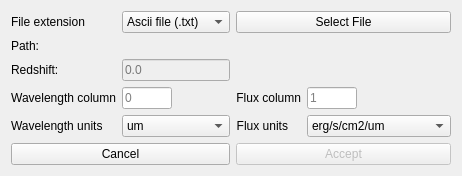
<?xml version="1.0" encoding="UTF-8"?>
<ui version="4.0">
 <class>spectrumSelection</class>
 <widget class="QDialog" name="spectrumSelection">
  <property name="windowModality">
   <enum>Qt::NonModal</enum>
  </property>
  <property name="geometry">
   <rect>
    <x>0</x>
    <y>0</y>
    <width>450</width>
    <height>169</height>
   </rect>
  </property>
  <property name="sizePolicy">
   <sizepolicy hsizetype="Fixed" vsizetype="Fixed">
    <horstretch>0</horstretch>
    <verstretch>0</verstretch>
   </sizepolicy>
  </property>
  <property name="windowTitle">
   <string>spectrumSelection</string>
  </property>
  <property name="autoFillBackground">
   <bool>false</bool>
  </property>
  <property name="sizeGripEnabled">
   <bool>false</bool>
  </property>
  <property name="modal">
   <bool>false</bool>
  </property>
  <layout class="QGridLayout" name="gridLayout_2">
   <property name="sizeConstraint">
    <enum>QLayout::SetFixedSize</enum>
   </property>
   <item row="0" column="0">
    <layout class="QGridLayout" name="gridLayout">
     <property name="sizeConstraint">
      <enum>QLayout::SetDefaultConstraint</enum>
     </property>
     <item row="3" column="0">
      <widget class="QLabel" name="label_5">
       <property name="sizePolicy">
        <sizepolicy hsizetype="Fixed" vsizetype="Preferred">
         <horstretch>0</horstretch>
         <verstretch>0</verstretch>
        </sizepolicy>
       </property>
       <property name="text">
        <string>File extension</string>
       </property>
      </widget>
     </item>
     <item row="4" column="0">
      <widget class="QLabel" name="pathLabel">
       <property name="sizePolicy">
        <sizepolicy hsizetype="Fixed" vsizetype="Fixed">
         <horstretch>0</horstretch>
         <verstretch>0</verstretch>
        </sizepolicy>
       </property>
       <property name="text">
        <string>Path: </string>
       </property>
      </widget>
     </item>
     <item row="7" column="1">
      <widget class="QComboBox" name="wUnitsCombobox">
       <property name="enabled">
        <bool>true</bool>
       </property>
       <property name="currentText">
        <string>um</string>
       </property>
       <property name="sizeAdjustPolicy">
        <enum>QComboBox::AdjustToContentsOnFirstShow</enum>
       </property>
       <item>
        <property name="text">
         <string>um</string>
        </property>
       </item>
       <item>
        <property name="text">
         <string>angstroms</string>
        </property>
       </item>
       <item>
        <property name="text">
         <string>nm</string>
        </property>
       </item>
      </widget>
     </item>
     <item row="6" column="3">
      <widget class="QLineEdit" name="fluxColumnLineEdit">
       <property name="maximumSize">
        <size>
         <width>50</width>
         <height>16777215</height>
        </size>
       </property>
       <property name="focusPolicy">
        <enum>Qt::ClickFocus</enum>
       </property>
       <property name="inputMethodHints">
        <set>Qt::ImhDigitsOnly</set>
       </property>
       <property name="placeholderText">
        <string>1</string>
       </property>
      </widget>
     </item>
     <item row="7" column="2">
      <widget class="QLabel" name="label_2">
       <property name="sizePolicy">
        <sizepolicy hsizetype="Fixed" vsizetype="Preferred">
         <horstretch>0</horstretch>
         <verstretch>0</verstretch>
        </sizepolicy>
       </property>
       <property name="text">
        <string>Flux units</string>
       </property>
       <property name="alignment">
        <set>Qt::AlignRight|Qt::AlignTrailing|Qt::AlignVCenter</set>
       </property>
      </widget>
     </item>
     <item row="6" column="2">
      <widget class="QLabel" name="label_4">
       <property name="sizePolicy">
        <sizepolicy hsizetype="Minimum" vsizetype="Preferred">
         <horstretch>0</horstretch>
         <verstretch>0</verstretch>
        </sizepolicy>
       </property>
       <property name="text">
        <string>Flux column</string>
       </property>
       <property name="alignment">
        <set>Qt::AlignRight|Qt::AlignTrailing|Qt::AlignVCenter</set>
       </property>
      </widget>
     </item>
     <item row="6" column="0">
      <widget class="QLabel" name="label_3">
       <property name="sizePolicy">
        <sizepolicy hsizetype="Fixed" vsizetype="Preferred">
         <horstretch>0</horstretch>
         <verstretch>0</verstretch>
        </sizepolicy>
       </property>
       <property name="layoutDirection">
        <enum>Qt::LeftToRight</enum>
       </property>
       <property name="text">
        <string>Wavelength column</string>
       </property>
       <property name="alignment">
        <set>Qt::AlignRight|Qt::AlignTrailing|Qt::AlignVCenter</set>
       </property>
      </widget>
     </item>
     <item row="7" column="0">
      <widget class="QLabel" name="label">
       <property name="sizePolicy">
        <sizepolicy hsizetype="Fixed" vsizetype="Preferred">
         <horstretch>0</horstretch>
         <verstretch>0</verstretch>
        </sizepolicy>
       </property>
       <property name="text">
        <string>Wavelength units</string>
       </property>
       <property name="alignment">
        <set>Qt::AlignLeading|Qt::AlignLeft|Qt::AlignVCenter</set>
       </property>
      </widget>
     </item>
     <item row="5" column="1">
      <widget class="QLineEdit" name="redshiftLineEdit">
       <property name="enabled">
        <bool>false</bool>
       </property>
       <property name="sizePolicy">
        <sizepolicy hsizetype="Fixed" vsizetype="Fixed">
         <horstretch>0</horstretch>
         <verstretch>0</verstretch>
        </sizepolicy>
       </property>
       <property name="autoFillBackground">
        <bool>false</bool>
       </property>
       <property name="inputMethodHints">
        <set>Qt::ImhNone</set>
       </property>
       <property name="placeholderText">
        <string>0.0</string>
       </property>
      </widget>
     </item>
     <item row="5" column="0">
      <widget class="QLabel" name="redshiftLabel">
       <property name="sizePolicy">
        <sizepolicy hsizetype="Fixed" vsizetype="Fixed">
         <horstretch>0</horstretch>
         <verstretch>0</verstretch>
        </sizepolicy>
       </property>
       <property name="text">
        <string>Redshift: </string>
       </property>
      </widget>
     </item>
     <item row="3" column="1">
      <widget class="QComboBox" name="extensionSelectCombobox">
       <property name="maximumSize">
        <size>
         <width>150</width>
         <height>16777215</height>
        </size>
       </property>
       <item>
        <property name="text">
         <string>Ascii file (.txt)</string>
        </property>
       </item>
       <item>
        <property name="text">
         <string>Fits file (.fits)</string>
        </property>
       </item>
      </widget>
     </item>
     <item row="6" column="1">
      <widget class="QLineEdit" name="waveColumnLineEdit">
       <property name="maximumSize">
        <size>
         <width>50</width>
         <height>16777215</height>
        </size>
       </property>
       <property name="focusPolicy">
        <enum>Qt::ClickFocus</enum>
       </property>
       <property name="inputMethodHints">
        <set>Qt::ImhDigitsOnly</set>
       </property>
       <property name="alignment">
        <set>Qt::AlignLeading|Qt::AlignLeft|Qt::AlignVCenter</set>
       </property>
       <property name="placeholderText">
        <string>0</string>
       </property>
      </widget>
     </item>
     <item row="7" column="3">
      <widget class="QComboBox" name="fUnitsCombobox">
       <property name="enabled">
        <bool>true</bool>
       </property>
       <item>
        <property name="text">
         <string>erg/s/cm2/um</string>
        </property>
       </item>
       <item>
        <property name="text">
         <string>Jy</string>
        </property>
       </item>
       <item>
        <property name="text">
         <string>mJy</string>
        </property>
       </item>
       <item>
        <property name="text">
         <string>uJy</string>
        </property>
       </item>
       <item>
        <property name="text">
         <string>W/m2/Hz</string>
        </property>
       </item>
       <item>
        <property name="text">
         <string>erg/s/cm2/Hz</string>
        </property>
       </item>
       <item>
        <property name="text">
         <string>W/m2/Angstroms</string>
        </property>
       </item>
       <item>
        <property name="text">
         <string>erg/s/cm2/Angstroms</string>
        </property>
       </item>
      </widget>
     </item>
     <item row="3" column="2" colspan="2">
      <widget class="QPushButton" name="fileButton">
       <property name="enabled">
        <bool>true</bool>
       </property>
       <property name="sizePolicy">
        <sizepolicy hsizetype="Preferred" vsizetype="Fixed">
         <horstretch>0</horstretch>
         <verstretch>0</verstretch>
        </sizepolicy>
       </property>
       <property name="focusPolicy">
        <enum>Qt::NoFocus</enum>
       </property>
       <property name="text">
        <string>Select File</string>
       </property>
      </widget>
     </item>
     <item row="4" column="1" colspan="3">
      <widget class="QLabel" name="pathInputLabel">
       <property name="sizePolicy">
        <sizepolicy hsizetype="Preferred" vsizetype="Fixed">
         <horstretch>0</horstretch>
         <verstretch>0</verstretch>
        </sizepolicy>
       </property>
       <property name="text">
        <string/>
       </property>
      </widget>
     </item>
     <item row="9" column="0" colspan="2">
      <widget class="QPushButton" name="cancelButton">
       <property name="focusPolicy">
        <enum>Qt::NoFocus</enum>
       </property>
       <property name="text">
        <string>Cancel</string>
       </property>
      </widget>
     </item>
     <item row="9" column="2" colspan="2">
      <widget class="QPushButton" name="acceptButton">
       <property name="enabled">
        <bool>false</bool>
       </property>
       <property name="focusPolicy">
        <enum>Qt::NoFocus</enum>
       </property>
       <property name="text">
        <string>Accept</string>
       </property>
      </widget>
     </item>
    </layout>
   </item>
  </layout>
 </widget>
 <resources/>
 <connections>
  <connection>
   <sender>cancelButton</sender>
   <signal>clicked()</signal>
   <receiver>spectrumSelection</receiver>
   <slot>reject()</slot>
   <hints>
    <hint type="sourcelabel">
     <x>371</x>
     <y>113</y>
    </hint>
    <hint type="destinationlabel">
     <x>249</x>
     <y>74</y>
    </hint>
   </hints>
  </connection>
  <connection>
   <sender>acceptButton</sender>
   <signal>clicked()</signal>
   <receiver>spectrumSelection</receiver>
   <slot>accept()</slot>
   <hints>
    <hint type="sourcelabel">
     <x>128</x>
     <y>113</y>
    </hint>
    <hint type="destinationlabel">
     <x>249</x>
     <y>74</y>
    </hint>
   </hints>
  </connection>
 </connections>
</ui>
